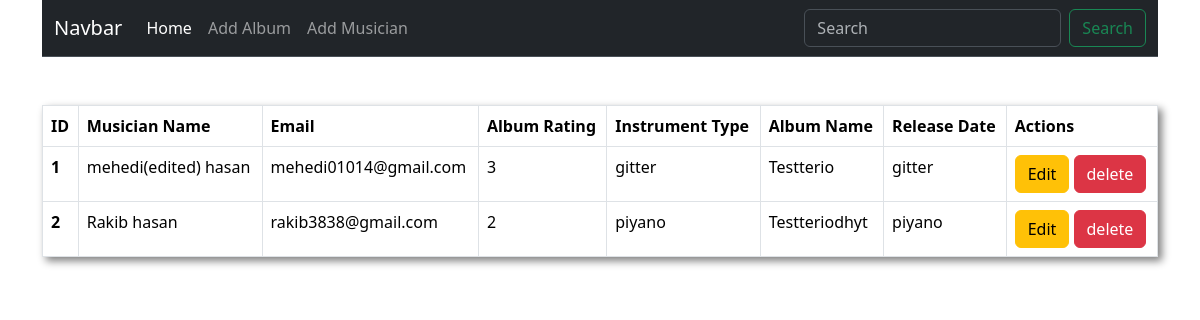
The page / on the database its author committed.
### musician/models.py (models this page shows, shortened)
class Musician(models.Model):
    First_Name = models.CharField(max_length=20)
    Last_Name = models.CharField(max_length=20)
    Email = models.EmailField()
    Phone_Number = models.CharField(max_length=12)
    Instrument_Type = models.CharField(max_length=20)

### album/models.py (models this page shows, shortened)
class Album(models.Model):
    album_name = models.CharField(max_length=20)
    musician_model = models.ForeignKey(
        Musician, on_delete=models.CASCADE)
    album_realise_date = models.DateField()
    rating = models.IntegerField(
        choices=[(i, i) for i in range(1, 6)], default=None)

### Musicians_Directory/views.py (the view)
# urls.py: 2. Add a URL to urlpatterns:  path('', views.home, name='home')
def home(request):
    output = Musician.objects.all()
    return render(request, 'home.html', {'data': output})

### templates/home.html
{% extends "base.html" %} {% block content %}
<table
  class="table table-bordered mt-5 p-5"
  style="box-shadow: 4px 4px 8px gray"
>
  <thead>
    <tr>
      <th scope="col">ID</th>
      <th scope="col">Musician Name</th>
      <th scope="col">Email</th>
      <th scope="col">Album Rating</th>
      <th scope="col">Instrument Type</th>
      <th scope="col">Album Name</th>
      <th scope="col">Release Date</th>
      <th scope="col">Actions</th>
    </tr>
  </thead>
  <tbody>
    {% for post in data %}
    <tr>
      <th scope="row">{{post.id}}</th>
      <td>{{post.First_Name}} {{post.Last_Name}}</td>
      <td>{{post.Email}}</td>
      <td>{{post.album_set.first.rating}}</td>
      <td>{{post.Instrument_Type}}</td>
      <td>{{post.album_set.first.album_name}}</td>
      <td>{{post.Instrument_Type}}</td>
      <td>
        <a href="{% url 'edit_album' post.id %}" class="btn btn-warning"
          >Edit</a
        >
        <a href="{% url 'delete_album' post.id %}" class="btn btn-danger"
          >delete</a
        >
      </td>
    </tr>
    {% endfor %}
  </tbody>
</table>
{% endblock %}

### templates/base.html (shortened to what this page needs)
<!DOCTYPE html>
<html lang="en">
  <head>
    <link
      href="https://cdn.jsdelivr.net/npm/bootstrap@5.3.3/dist/css/bootstrap.min.css"
      rel="stylesheet"
    />
  </head>
  <body>
    <div class="container">
      <nav
        class="navbar navbar-expand-lg bg-dark border-bottom border-body"
        data-bs-theme="dark"
      >
        <div class="container-fluid">
          <a class="navbar-brand" href="#">Navbar</a>
          <div class="collapse navbar-collapse" id="navbarSupportedContent">
            <ul class="navbar-nav me-auto mb-2 mb-lg-0">
              <li class="nav-item">
                <a
                  class="nav-link active"
                  aria-current="page"
                  href="{% url 'home'%}"
                  >Home</a
                >
              </li>
              <li class="nav-item">
                <a class="nav-link" href="{% url 'add_album' %}">Add Album</a>
              </li>
              <li class="nav-item">
                <a class="nav-link" href="{% url 'add_musician' %}"
                  >Add Musician</a
                >
              </li>
            </ul>
            <form class="d-flex" role="search">
              <input
                class="form-control me-2"
                type="search"
                placeholder="Search"
                aria-label="Search"
              />
              <button class="btn btn-outline-success" type="submit">
                Search
              </button>
            </form>
          </div>
        </div>
      </nav>
      {% block content %}{% endblock %}
    </div>
  </body>
</html>

### rows shown on the page
Musician: id "1", First_Name "mehedi(edited)", Last_Name "hasan", Email "mehedi01014@gmail.com", album_set.first.rating "3", Instrument_Type "gitter", album_set.first.album_name "Testterio"
Musician: id "2", First_Name "Rakib", Last_Name "hasan", Email "rakib3838@gmail.com", album_set.first.rating "2", Instrument_Type "piyano", album_set.first.album_name "Testteriodhyt"
